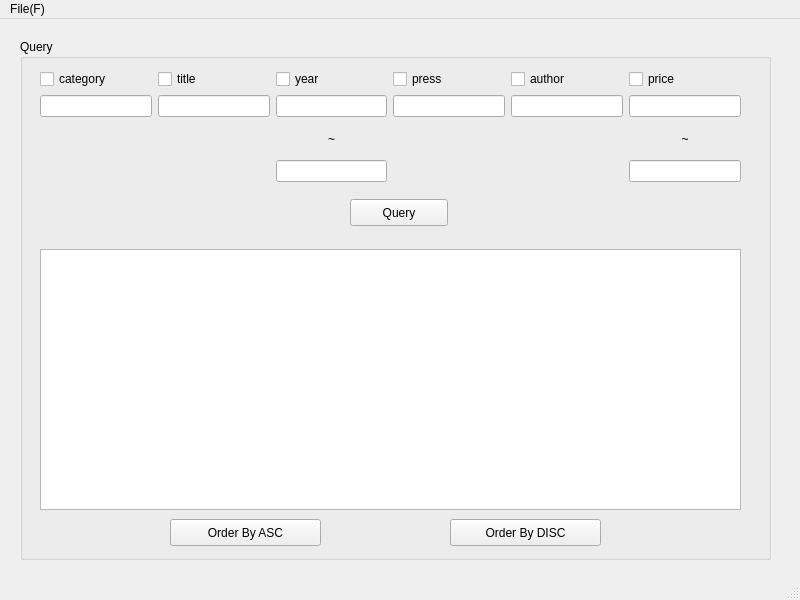
<?xml version="1.0" encoding="UTF-8"?>
<ui version="4.0">
 <class>queryWindow</class>
 <widget class="QMainWindow" name="queryWindow">
  <property name="geometry">
   <rect>
    <x>0</x>
    <y>0</y>
    <width>800</width>
    <height>600</height>
   </rect>
  </property>
  <property name="windowTitle">
   <string>MainWindow</string>
  </property>
  <widget class="QWidget" name="centralwidget">
   <widget class="QGroupBox" name="groupBox">
    <property name="geometry">
     <rect>
      <x>20</x>
      <y>20</y>
      <width>751</width>
      <height>521</height>
     </rect>
    </property>
    <property name="title">
     <string>Query</string>
    </property>
    <widget class="QWidget" name="gridLayoutWidget">
     <property name="geometry">
      <rect>
       <x>20</x>
       <y>30</y>
       <width>701</width>
       <height>113</height>
      </rect>
     </property>
     <layout class="QGridLayout" name="gridLayout">
      <item row="0" column="3">
       <widget class="QCheckBox" name="pressCheckBox">
        <property name="text">
         <string>press</string>
        </property>
       </widget>
      </item>
      <item row="0" column="1">
       <widget class="QCheckBox" name="titleCheckBox">
        <property name="text">
         <string>title</string>
        </property>
       </widget>
      </item>
      <item row="0" column="4">
       <widget class="QCheckBox" name="authorCheckBox">
        <property name="text">
         <string>author</string>
        </property>
       </widget>
      </item>
      <item row="0" column="2">
       <widget class="QCheckBox" name="yearCheckBox">
        <property name="text">
         <string>year</string>
        </property>
       </widget>
      </item>
      <item row="0" column="0">
       <widget class="QCheckBox" name="cateCheckBox">
        <property name="text">
         <string>category</string>
        </property>
       </widget>
      </item>
      <item row="0" column="5">
       <widget class="QCheckBox" name="priceCheckBox">
        <property name="text">
         <string>price</string>
        </property>
       </widget>
      </item>
      <item row="1" column="0">
       <widget class="QLineEdit" name="editCategory"/>
      </item>
      <item row="2" column="5">
       <widget class="QLabel" name="label2">
        <property name="text">
         <string>~</string>
        </property>
        <property name="alignment">
         <set>Qt::AlignCenter</set>
        </property>
       </widget>
      </item>
      <item row="1" column="1">
       <widget class="QLineEdit" name="editTitle"/>
      </item>
      <item row="1" column="4">
       <widget class="QLineEdit" name="editAuthor"/>
      </item>
      <item row="1" column="2">
       <widget class="QLineEdit" name="editLowYear"/>
      </item>
      <item row="2" column="2">
       <widget class="QLabel" name="label1">
        <property name="font">
         <font>
          <weight>50</weight>
          <italic>false</italic>
          <bold>false</bold>
          <underline>false</underline>
         </font>
        </property>
        <property name="text">
         <string>~</string>
        </property>
        <property name="alignment">
         <set>Qt::AlignCenter</set>
        </property>
       </widget>
      </item>
      <item row="1" column="5">
       <widget class="QLineEdit" name="editLowPrice"/>
      </item>
      <item row="1" column="3">
       <widget class="QLineEdit" name="editPress"/>
      </item>
      <item row="3" column="2">
       <widget class="QLineEdit" name="editHighYear"/>
      </item>
      <item row="3" column="5">
       <widget class="QLineEdit" name="editHighPrice"/>
      </item>
     </layout>
    </widget>
    <widget class="QTableView" name="tableView">
     <property name="geometry">
      <rect>
       <x>20</x>
       <y>210</y>
       <width>701</width>
       <height>261</height>
      </rect>
     </property>
    </widget>
    <widget class="QPushButton" name="queryBtn">
     <property name="geometry">
      <rect>
       <x>330</x>
       <y>160</y>
       <width>98</width>
       <height>27</height>
      </rect>
     </property>
     <property name="text">
      <string>Query</string>
     </property>
    </widget>
    <widget class="QPushButton" name="ascBtn">
     <property name="geometry">
      <rect>
       <x>150</x>
       <y>480</y>
       <width>151</width>
       <height>27</height>
      </rect>
     </property>
     <property name="text">
      <string>Order By ASC</string>
     </property>
    </widget>
    <widget class="QPushButton" name="discBtn">
     <property name="geometry">
      <rect>
       <x>430</x>
       <y>480</y>
       <width>151</width>
       <height>27</height>
      </rect>
     </property>
     <property name="text">
      <string>Order By DISC</string>
     </property>
    </widget>
   </widget>
  </widget>
  <widget class="QMenuBar" name="menubar">
   <property name="geometry">
    <rect>
     <x>0</x>
     <y>0</y>
     <width>800</width>
     <height>25</height>
    </rect>
   </property>
   <widget class="QMenu" name="menuFile_F">
    <property name="title">
     <string>File(F)</string>
    </property>
   </widget>
   <addaction name="menuFile_F"/>
  </widget>
  <widget class="QStatusBar" name="statusbar"/>
 </widget>
 <resources/>
 <connections/>
</ui>
